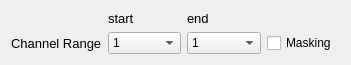
     <widget class="QWidget" name="layoutWidget">
      <property name="geometry">
       <rect>
        <x>10</x>
        <y>80</y>
        <width>351</width>
        <height>47</height>
       </rect>
      </property>
      <layout class="QGridLayout" name="gridLayout_7">
       <item row="1" column="1">
        <widget class="QComboBox" name="chRange_calib_min">
         <property name="font">
          <font>
           <family>Arial</family>
           <pointsize>9</pointsize>
          </font>
         </property>
         <item>
          <property name="text">
           <string>1</string>
          </property>
         </item>
         <item>
          <property name="text">
           <string>2</string>
          </property>
         </item>
         <item>
          <property name="text">
           <string>3</string>
          </property>
         </item>
         <item>
          <property name="text">
           <string>4</string>
          </property>
         </item>
         <item>
          <property name="text">
           <string>5</string>
          </property>
         </item>
         <item>
          <property name="text">
           <string>6</string>
          </property>
         </item>
         <item>
          <property name="text">
           <string>7</string>
          </property>
         </item>
         <item>
          <property name="text">
           <string>8</string>
          </property>
         </item>
         <item>
          <property name="text">
           <string>9</string>
          </property>
         </item>
         <item>
          <property name="text">
           <string>10</string>
          </property>
         </item>
         <item>
          <property name="text">
           <string>11</string>
          </property>
         </item>
         <item>
          <property name="text">
           <string>12</string>
          </property>
         </item>
         <item>
          <property name="text">
           <string>13</string>
          </property>
         </item>
         <item>
          <property name="text">
           <string>14</string>
          </property>
         </item>
         <item>
          <property name="text">
           <string>15</string>
          </property>
         </item>
         <item>
          <property name="text">
           <string>16</string>
          </property>
         </item>
         <item>
          <property name="text">
           <string>17</string>
          </property>
         </item>
         <item>
          <property name="text">
           <string>18</string>
          </property>
         </item>
         <item>
          <property name="text">
           <string>19</string>
          </property>
         </item>
         <item>
          <property name="text">
           <string>20</string>
          </property>
         </item>
         <item>
          <property name="text">
           <string>21</string>
          </property>
         </item>
         <item>
          <property name="text">
           <string>22</string>
          </property>
         </item>
         <item>
          <property name="text">
           <string>23</string>
          </property>
         </item>
         <item>
          <property name="text">
           <string>24</string>
          </property>
         </item>
         <item>
          <property name="text">
           <string>25</string>
          </property>
         </item>
         <item>
          <property name="text">
           <string>26</string>
          </property>
         </item>
         <item>
          <property name="text">
           <string>27</string>
          </property>
         </item>
         <item>
          <property name="text">
           <string>28</string>
          </property>
         </item>
         <item>
          <property name="text">
           <string>29</string>
          </property>
         </item>
         <item>
          <property name="text">
           <string>30</string>
          </property>
         </item>
         <item>
          <property name="text">
           <string>31</string>
          </property>
         </item>
         <item>
          <property name="text">
           <string>32</string>
          </property>
         </item>
         <item>
          <property name="text">
           <string>33</string>
          </property>
         </item>
         <item>
          <property name="text">
           <string>34</string>
          </property>
         </item>
         <item>
          <property name="text">
           <string>35</string>
          </property>
         </item>
         <item>
          <property name="text">
           <string>36</string>
          </property>
         </item>
         <item>
          <property name="text">
           <string>37</string>
          </property>
         </item>
         <item>
          <property name="text">
           <string>38</string>
          </property>
         </item>
         <item>
          <property name="text">
           <string>39</string>
          </property>
         </item>
         <item>
          <property name="text">
           <string>40</string>
          </property>
         </item>
         <item>
          <property name="text">
           <string>41</string>
          </property>
         </item>
         <item>
          <property name="text">
           <string>42</string>
          </property>
         </item>
         <item>
          <property name="text">
           <string>43</string>
          </property>
         </item>
         <item>
          <property name="text">
           <string>44</string>
          </property>
         </item>
         <item>
          <property name="text">
           <string>45</string>
          </property>
         </item>
         <item>
          <property name="text">
           <string>46</string>
          </property>
         </item>
         <item>
          <property name="text">
           <string>47</string>
          </property>
         </item>
         <item>
          <property name="text">
           <string>48</string>
          </property>
         </item>
         <item>
          <property name="text">
           <string>49</string>
          </property>
         </item>
         <item>
          <property name="text">
           <string>50</string>
          </property>
         </item>
         <item>
          <property name="text">
           <string>51</string>
          </property>
         </item>
         <item>
          <property name="text">
           <string>52</string>
          </property>
         </item>
         <item>
          <property name="text">
           <string>53</string>
          </property>
         </item>
         <item>
          <property name="text">
           <string>54</string>
          </property>
         </item>
         <item>
          <property name="text">
           <string>55</string>
          </property>
         </item>
         <item>
          <property name="text">
           <string>56</string>
          </property>
         </item>
         <item>
          <property name="text">
           <string>57</string>
          </property>
         </item>
         <item>
          <property name="text">
           <string>58</string>
          </property>
         </item>
         <item>
          <property name="text">
           <string>59</string>
          </property>
         </item>
         <item>
          <property name="text">
           <string>60</string>
          </property>
         </item>
         <item>
          <property name="text">
           <string>61</string>
          </property>
         </item>
         <item>
          <property name="text">
           <string>62</string>
          </property>
         </item>
         <item>
          <property name="text">
           <string>63</string>
          </property>
         </item>
         <item>
          <property name="text">
           <string>64</string>
          </property>
         </item>
        </widget>
       </item>
       <item row="1" column="2">
        <widget class="QComboBox" name="chRange_calib_max">
         <property name="font">
          <font>
           <family>Arial</family>
           <pointsize>9</pointsize>
          </font>
         </property>
         <item>
          <property name="text">
           <string>1</string>
          </property>
         </item>
         <item>
          <property name="text">
           <string>2</string>
          </property>
         </item>
         <item>
          <property name="text">
           <string>3</string>
          </property>
         </item>
         <item>
          <property name="text">
           <string>4</string>
          </property>
         </item>
         <item>
          <property name="text">
           <string>5</string>
          </property>
         </item>
         <item>
          <property name="text">
           <string>6</string>
          </property>
         </item>
         <item>
          <property name="text">
           <string>7</string>
          </property>
         </item>
         <item>
          <property name="text">
           <string>8</string>
          </property>
         </item>
         <item>
          <property name="text">
           <string>9</string>
          </property>
         </item>
         <item>
          <property name="text">
           <string>10</string>
          </property>
         </item>
         <item>
          <property name="text">
           <string>11</string>
          </property>
         </item>
         <item>
          <property name="text">
           <string>12</string>
          </property>
         </item>
         <item>
          <property name="text">
           <string>13</string>
          </property>
         </item>
         <item>
          <property name="text">
           <string>14</string>
          </property>
         </item>
         <item>
          <property name="text">
           <string>15</string>
          </property>
         </item>
         <item>
          <property name="text">
           <string>16</string>
          </property>
         </item>
         <item>
          <property name="text">
           <string>17</string>
          </property>
         </item>
         <item>
          <property name="text">
           <string>18</string>
          </property>
         </item>
         <item>
          <property name="text">
           <string>19</string>
          </property>
         </item>
         <item>
          <property name="text">
           <string>20</string>
          </property>
         </item>
         <item>
          <property name="text">
           <string>21</string>
          </property>
         </item>
         <item>
          <property name="text">
           <string>22</string>
          </property>
         </item>
         <item>
          <property name="text">
           <string>23</string>
          </property>
         </item>
         <item>
          <property name="text">
           <string>24</string>
          </property>
         </item>
         <item>
          <property name="text">
           <string>25</string>
          </property>
         </item>
         <item>
          <property name="text">
           <string>26</string>
          </property>
         </item>
         <item>
          <property name="text">
           <string>27</string>
          </property>
         </item>
         <item>
          <property name="text">
           <string>28</string>
          </property>
         </item>
         <item>
          <property name="text">
           <string>29</string>
          </property>
         </item>
         <item>
          <property name="text">
           <string>30</string>
          </property>
         </item>
         <item>
          <property name="text">
           <string>31</string>
          </property>
         </item>
         <item>
          <property name="text">
           <string>32</string>
          </property>
         </item>
         <item>
          <property name="text">
           <string>33</string>
          </property>
         </item>
         <item>
          <property name="text">
           <string>34</string>
          </property>
         </item>
         <item>
          <property name="text">
           <string>35</string>
          </property>
         </item>
         <item>
          <property name="text">
           <string>36</string>
          </property>
         </item>
         <item>
          <property name="text">
           <string>37</string>
          </property>
         </item>
         <item>
          <property name="text">
           <string>38</string>
          </property>
         </item>
         <item>
          <property name="text">
           <string>39</string>
          </property>
         </item>
         <item>
          <property name="text">
           <string>40</string>
          </property>
         </item>
         <item>
          <property name="text">
           <string>41</string>
          </property>
         </item>
         <item>
          <property name="text">
           <string>42</string>
          </property>
         </item>
         <item>
          <property name="text">
           <string>43</string>
          </property>
         </item>
         <item>
          <property name="text">
           <string>44</string>
          </property>
         </item>
         <item>
          <property name="text">
           <string>45</string>
          </property>
         </item>
         <item>
          <property name="text">
           <string>46</string>
          </property>
         </item>
         <item>
          <property name="text">
           <string>47</string>
          </property>
         </item>
         <item>
          <property name="text">
           <string>48</string>
          </property>
         </item>
         <item>
          <property name="text">
           <string>49</string>
          </property>
         </item>
         <item>
          <property name="text">
           <string>50</string>
          </property>
         </item>
         <item>
          <property name="text">
           <string>51</string>
          </property>
         </item>
         <item>
          <property name="text">
           <string>52</string>
          </property>
         </item>
         <item>
          <property name="text">
           <string>53</string>
          </property>
         </item>
         <item>
          <property name="text">
           <string>54</string>
          </property>
         </item>
         <item>
          <property name="text">
           <string>55</string>
          </property>
         </item>
         <item>
          <property name="text">
           <string>56</string>
          </property>
         </item>
         <item>
          <property name="text">
           <string>57</string>
          </property>
         </item>
         <item>
          <property name="text">
           <string>58</string>
          </property>
         </item>
         <item>
          <property name="text">
           <string>59</string>
          </property>
         </item>
         <item>
          <property name="text">
           <string>60</string>
          </property>
         </item>
         <item>
          <property name="text">
           <string>61</string>
          </property>
         </item>
         <item>
          <property name="text">
           <string>62</string>
          </property>
         </item>
         <item>
          <property name="text">
           <string>63</string>
          </property>
         </item>
         <item>
          <property name="text">
           <string>64</string>
          </property>
         </item>
        </widget>
       </item>
       <item row="1" column="3">
        <widget class="QCheckBox" name="masking_calib">
         <property name="font">
          <font>
           <pointsize>9</pointsize>
          </font>
         </property>
         <property name="text">
          <string>Masking</string>
         </property>
        </widget>
       </item>
       <item row="1" column="0">
        <widget class="QLabel" name="label_27">
         <property name="font">
          <font>
           <pointsize>10</pointsize>
          </font>
         </property>
         <property name="text">
          <string>Channel Range</string>
         </property>
        </widget>
       </item>
       <item row="0" column="1">
        <widget class="QLabel" name="label_28">
         <property name="font">
          <font>
           <pointsize>10</pointsize>
          </font>
         </property>
         <property name="text">
          <string>start</string>
         </property>
        </widget>
       </item>
       <item row="0" column="2">
        <widget class="QLabel" name="label_29">
         <property name="font">
          <font>
           <pointsize>10</pointsize>
          </font>
         </property>
         <property name="text">
          <string>end</string>
         </property>
        </widget>
       </item>
      </layout>
     </widget>
